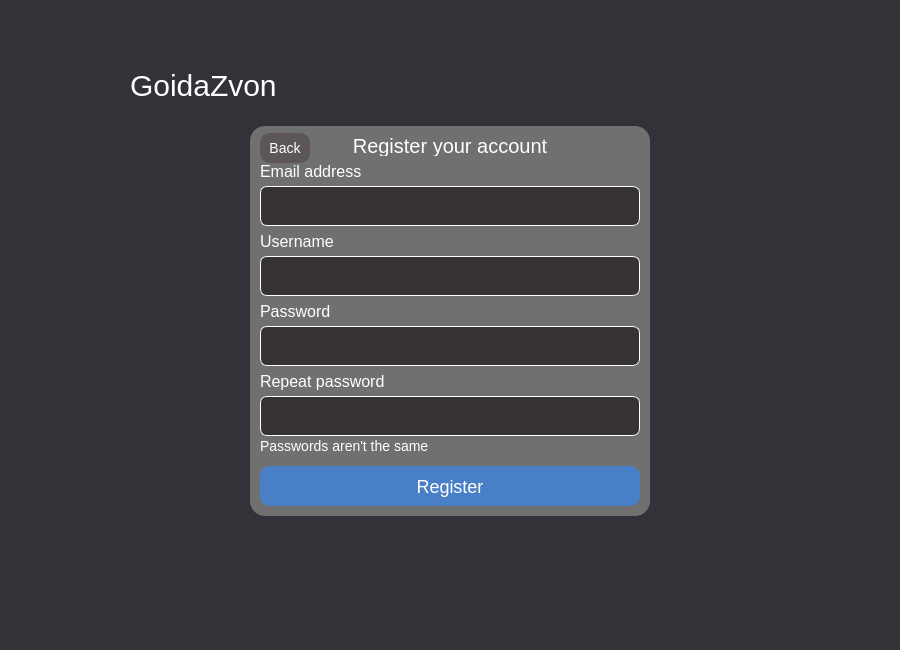
<?xml version="1.0" encoding="UTF-8"?>
<ui version="4.0">
 <class>Registerr</class>
 <widget class="QWidget" name="Registerr">
  <property name="geometry">
   <rect>
    <x>0</x>
    <y>0</y>
    <width>900</width>
    <height>650</height>
   </rect>
  </property>
  <property name="windowTitle">
   <string>Form</string>
  </property>
  <widget class="QWidget" name="centralwidget" native="true">
   <property name="geometry">
    <rect>
     <x>0</x>
     <y>0</y>
     <width>900</width>
     <height>650</height>
    </rect>
   </property>
   <property name="styleSheet">
    <string notr="true">background: #313338;
</string>
   </property>
   <widget class="QLabel" name="Logo">
    <property name="geometry">
     <rect>
      <x>50</x>
      <y>50</y>
      <width>70</width>
      <height>70</height>
     </rect>
    </property>
    <property name="text">
     <string/>
    </property>
   </widget>
   <widget class="QLabel" name="GoidaZvonLabel">
    <property name="geometry">
     <rect>
      <x>130</x>
      <y>60</y>
      <width>200</width>
      <height>50</height>
     </rect>
    </property>
    <property name="styleSheet">
     <string notr="true">font-family: 'gg sans semibold';
font-size: 30px;
line-height: 36px;

color: #FFFFFF;

</string>
    </property>
    <property name="text">
     <string>GoidaZvon</string>
    </property>
   </widget>
   <widget class="QWidget" name="RegisterWidget" native="true">
    <property name="geometry">
     <rect>
      <x>250</x>
      <y>126</y>
      <width>400</width>
      <height>390</height>
     </rect>
    </property>
    <property name="styleSheet">
     <string notr="true">background: #707070;
border-radius: 15px;
</string>
    </property>
    <widget class="QLabel" name="RegisterLabel">
     <property name="geometry">
      <rect>
       <x>10</x>
       <y>10</y>
       <width>380</width>
       <height>20</height>
      </rect>
     </property>
     <property name="styleSheet">
      <string notr="true">font-family: 'gg sans semibold';
font-size: 20px;
line-height: 24px;

color: #FFFFFF;

</string>
     </property>
     <property name="text">
      <string>Register your account</string>
     </property>
     <property name="alignment">
      <set>Qt::AlignmentFlag::AlignCenter</set>
     </property>
    </widget>
    <widget class="QLabel" name="EmailLabel">
     <property name="geometry">
      <rect>
       <x>10</x>
       <y>30</y>
       <width>260</width>
       <height>30</height>
      </rect>
     </property>
     <property name="styleSheet">
      <string notr="true">font-family: 'gg sans semibold';
font-size: 16px;
line-height: 12px;

color: #FFFFFF;

</string>
     </property>
     <property name="text">
      <string>Email address</string>
     </property>
    </widget>
    <widget class="QLabel" name="UsernameLabel">
     <property name="geometry">
      <rect>
       <x>10</x>
       <y>100</y>
       <width>130</width>
       <height>30</height>
      </rect>
     </property>
     <property name="styleSheet">
      <string notr="true">font-family: 'gg sans semibold';
font-size: 16px;
line-height: 12px;

color: #FFFFFF;
</string>
     </property>
     <property name="text">
      <string>Username</string>
     </property>
    </widget>
    <widget class="QLabel" name="PasswordLabel">
     <property name="geometry">
      <rect>
       <x>10</x>
       <y>170</y>
       <width>130</width>
       <height>30</height>
      </rect>
     </property>
     <property name="styleSheet">
      <string notr="true">font-family: 'gg sans semibold';
font-size: 16px;
line-height: 12px;

color: #FFFFFF;
</string>
     </property>
     <property name="text">
      <string>Password</string>
     </property>
    </widget>
    <widget class="QLabel" name="RepeatPasswordLabel">
     <property name="geometry">
      <rect>
       <x>10</x>
       <y>240</y>
       <width>130</width>
       <height>30</height>
      </rect>
     </property>
     <property name="styleSheet">
      <string notr="true">font-family: 'gg sans semibold';
font-size: 16px;
line-height: 12px;

color: #FFFFFF;
</string>
     </property>
     <property name="text">
      <string>Repeat password</string>
     </property>
    </widget>
    <widget class="QLineEdit" name="EmailInput">
     <property name="geometry">
      <rect>
       <x>10</x>
       <y>60</y>
       <width>380</width>
       <height>40</height>
      </rect>
     </property>
     <property name="styleSheet">
      <string notr="true">background: #373333;
border: 0.5px solid #FFFFFF;
border-radius: 7px;

font-family: 'gg sans semibold';
font-size: 16px;
color: #FFFFFF;</string>
     </property>
    </widget>
    <widget class="QLineEdit" name="UsernameInput">
     <property name="geometry">
      <rect>
       <x>10</x>
       <y>130</y>
       <width>380</width>
       <height>40</height>
      </rect>
     </property>
     <property name="styleSheet">
      <string notr="true">background: #373333;
border: 0.5px solid #FFFFFF;
border-radius: 7px;

font-family: 'gg sans semibold';
font-size: 16px;
color: #FFFFFF;</string>
     </property>
    </widget>
    <widget class="QLineEdit" name="PasswordInput">
     <property name="geometry">
      <rect>
       <x>10</x>
       <y>200</y>
       <width>380</width>
       <height>40</height>
      </rect>
     </property>
     <property name="styleSheet">
      <string notr="true">background: #373333;
border: 0.5px solid #FFFFFF;
border-radius: 7px;

font-family: 'gg sans semibold';
font-size: 16px;
color: #FFFFFF;</string>
     </property>
    </widget>
    <widget class="QLineEdit" name="RepeatPasswordInput">
     <property name="geometry">
      <rect>
       <x>10</x>
       <y>270</y>
       <width>380</width>
       <height>40</height>
      </rect>
     </property>
     <property name="styleSheet">
      <string notr="true">background: #373333;
border: 0.5px solid #FFFFFF;
border-radius: 7px;

font-family: 'gg sans semibold';
font-size: 16px;
color: #FFFFFF;</string>
     </property>
    </widget>
    <widget class="QPushButton" name="BackButton">
     <property name="geometry">
      <rect>
       <x>10</x>
       <y>7</y>
       <width>50</width>
       <height>30</height>
      </rect>
     </property>
     <property name="cursor">
      <cursorShape>PointingHandCursor</cursorShape>
     </property>
     <property name="styleSheet">
      <string notr="true">background: #5D5656;
border-radius: 10px;

font-family: 'gg sans semibold';
font-size: 14px;
line-height: 17px;

color: #FFFFFF;

</string>
     </property>
     <property name="text">
      <string>Back</string>
     </property>
    </widget>
    <widget class="QPushButton" name="RegisterButton">
     <property name="geometry">
      <rect>
       <x>10</x>
       <y>340</y>
       <width>380</width>
       <height>40</height>
      </rect>
     </property>
     <property name="cursor">
      <cursorShape>PointingHandCursor</cursorShape>
     </property>
     <property name="styleSheet">
      <string notr="true">background: rgba(72, 127, 198, 1);
border-radius: 10px;

font-family: 'gg sans semibold';
font-size: 18px;
line-height: 19px;

color: #FFFFFF;</string>
     </property>
     <property name="text">
      <string>Register</string>
     </property>
    </widget>
    <widget class="QLabel" name="PasswordCheckLabel">
     <property name="enabled">
      <bool>true</bool>
     </property>
     <property name="geometry">
      <rect>
       <x>10</x>
       <y>310</y>
       <width>210</width>
       <height>20</height>
      </rect>
     </property>
     <property name="styleSheet">
      <string notr="true">font-family: 'gg sans normal';
font-size: 14px;
line-height: 15px;

color: #FFFFFF;

</string>
     </property>
     <property name="text">
      <string>Passwords aren't the same</string>
     </property>
    </widget>
   </widget>
  </widget>
 </widget>
 <resources/>
 <connections/>
</ui>
